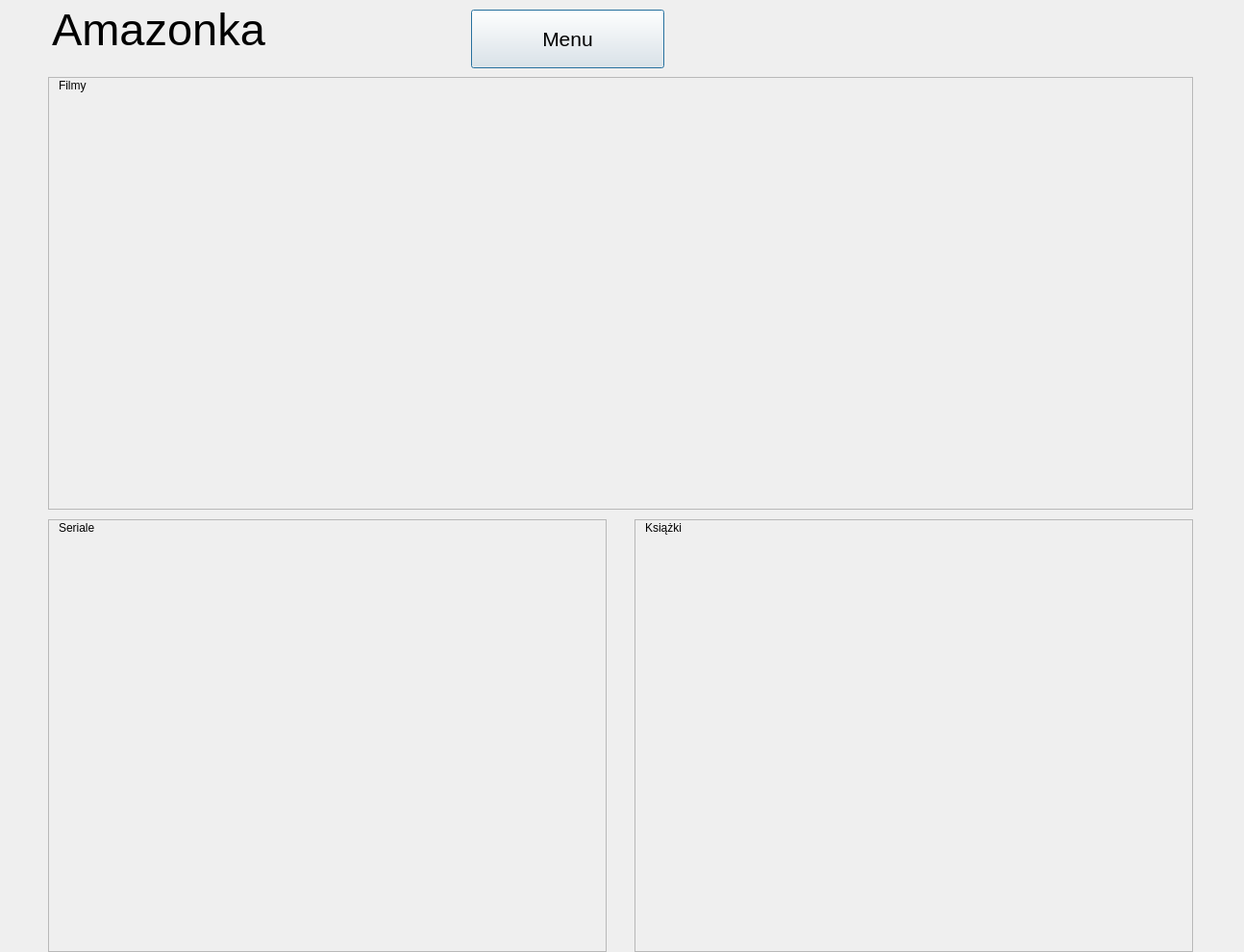
<?xml version="1.0" encoding="UTF-8"?>
<ui version="4.0">
 <class>biblioteka_window</class>
 <widget class="QDialog" name="biblioteka_window">
  <property name="geometry">
   <rect>
    <x>0</x>
    <y>0</y>
    <width>1294</width>
    <height>990</height>
   </rect>
  </property>
  <property name="windowTitle">
   <string>Biblioteka</string>
  </property>
  <widget class="QLabel" name="label_title">
   <property name="geometry">
    <rect>
     <x>40</x>
     <y>10</y>
     <width>250</width>
     <height>40</height>
    </rect>
   </property>
   <property name="font">
    <font>
     <pointsize>35</pointsize>
    </font>
   </property>
   <property name="text">
    <string>Amazonka</string>
   </property>
   <property name="alignment">
    <set>Qt::AlignmentFlag::AlignCenter</set>
   </property>
  </widget>
  <widget class="QScrollArea" name="scrollArea">
   <property name="geometry">
    <rect>
     <x>50</x>
     <y>80</y>
     <width>1191</width>
     <height>450</height>
    </rect>
   </property>
   <property name="widgetResizable">
    <bool>true</bool>
   </property>
   <widget class="QWidget" name="scrollAreaWidgetContents">
    <property name="geometry">
     <rect>
      <x>0</x>
      <y>0</y>
      <width>1189</width>
      <height>448</height>
     </rect>
    </property>
    <widget class="QLabel" name="label_films">
     <property name="geometry">
      <rect>
       <x>10</x>
       <y>0</y>
       <width>49</width>
       <height>16</height>
      </rect>
     </property>
     <property name="text">
      <string>Filmy</string>
     </property>
    </widget>
   </widget>
  </widget>
  <widget class="QScrollArea" name="scrollArea_2">
   <property name="geometry">
    <rect>
     <x>50</x>
     <y>540</y>
     <width>581</width>
     <height>450</height>
    </rect>
   </property>
   <property name="widgetResizable">
    <bool>true</bool>
   </property>
   <widget class="QWidget" name="scrollAreaWidgetContents_2">
    <property name="geometry">
     <rect>
      <x>0</x>
      <y>0</y>
      <width>579</width>
      <height>448</height>
     </rect>
    </property>
    <widget class="QLabel" name="label_series">
     <property name="geometry">
      <rect>
       <x>10</x>
       <y>0</y>
       <width>49</width>
       <height>16</height>
      </rect>
     </property>
     <property name="text">
      <string>Seriale</string>
     </property>
    </widget>
   </widget>
  </widget>
  <widget class="QScrollArea" name="scrollArea_3">
   <property name="geometry">
    <rect>
     <x>660</x>
     <y>540</y>
     <width>581</width>
     <height>450</height>
    </rect>
   </property>
   <property name="widgetResizable">
    <bool>true</bool>
   </property>
   <widget class="QWidget" name="scrollAreaWidgetContents_3">
    <property name="geometry">
     <rect>
      <x>0</x>
      <y>0</y>
      <width>579</width>
      <height>448</height>
     </rect>
    </property>
    <widget class="QLabel" name="label_books">
     <property name="geometry">
      <rect>
       <x>10</x>
       <y>0</y>
       <width>49</width>
       <height>16</height>
      </rect>
     </property>
     <property name="text">
      <string>Książki</string>
     </property>
    </widget>
   </widget>
  </widget>
  <widget class="QPushButton" name="menu_button">
   <property name="geometry">
    <rect>
     <x>490</x>
     <y>10</y>
     <width>201</width>
     <height>61</height>
    </rect>
   </property>
   <property name="font">
    <font>
     <pointsize>16</pointsize>
    </font>
   </property>
   <property name="text">
    <string>Menu</string>
   </property>
  </widget>
 </widget>
 <resources/>
 <connections/>
</ui>
